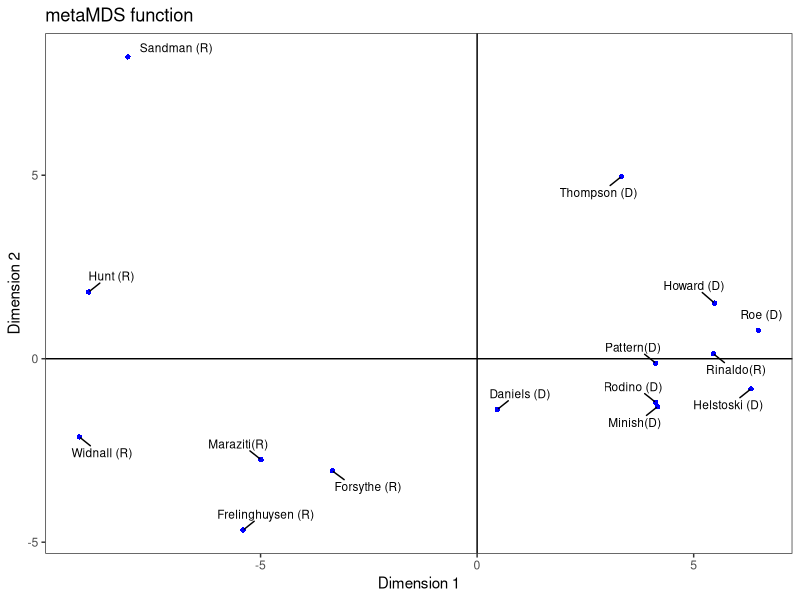
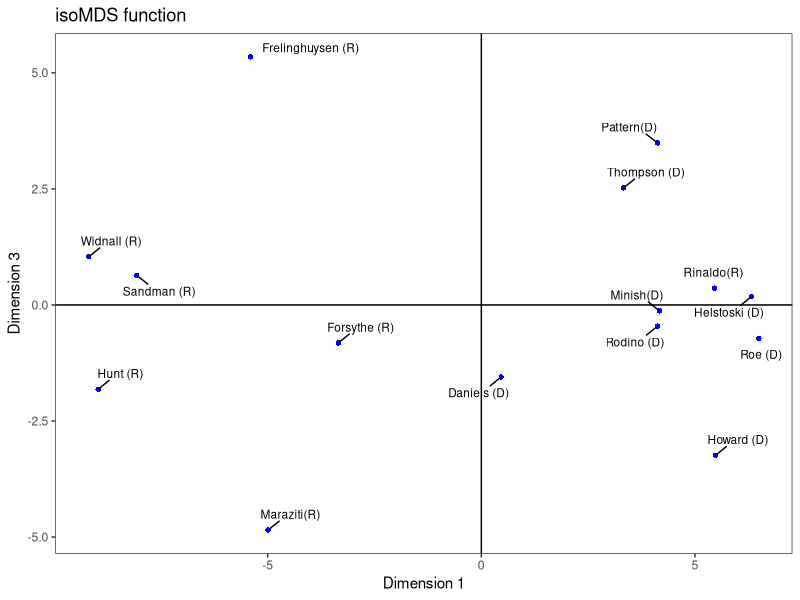
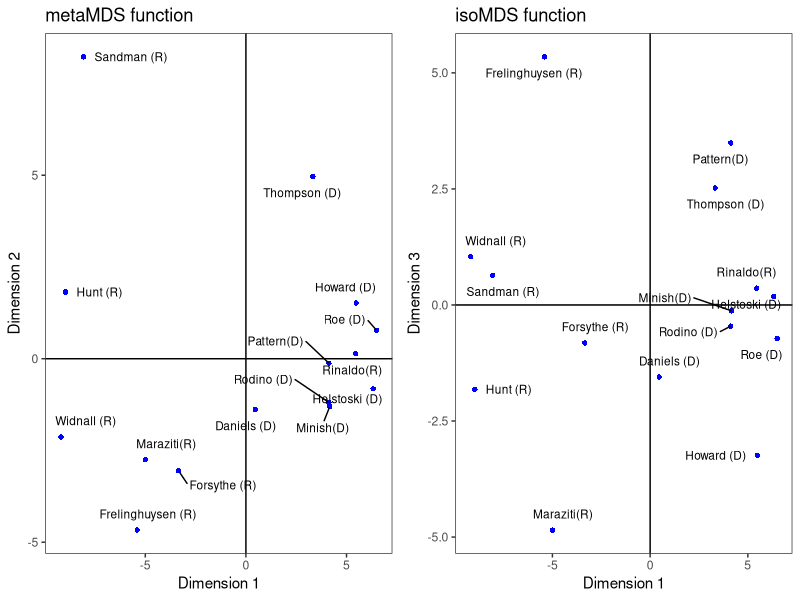

Source code (R) for these figures, in order:
#' # Carregar pacotes
library(vegan)    # EMD
library(ggplot2)  # Gráficos
library(ggrepel)  # Ajuste nos graficos
library(gridExtra) # Exibicao dos graficos

#' # Carregar dados
Congmen <- read.csv("Voting NJ Congressmen.csv",header=TRUE,row.names=1)
attach(Congmen)

#' # Convertendo os dados em matriz
Vote.mat <- as.matrix(Congmen) 
colnames(Vote.mat) <- rownames(Vote.mat)
dist.Vote <- as.dist(Vote.mat)
dist.Vote   

# Realizacao do Escalonamento Multidimensional, sendo "k" o numero de dimensoes
(MDSdim2Vote.meta <- metaMDS(dist.Vote, k=2, autotransform=FALSE))
(stress.dim2 <- MDSdim2Vote.meta$stress)

(MDSdim3Vote.meta <- metaMDS(dist.Vote, k=3, autotransform=FALSE))
(stress.dim3 <- MDSdim3Vote.meta$stress)

(MDSdim4Vote.meta <- metaMDS(dist.Vote, k=4, autotransform=FALSE))
(stress.dim4 <- MDSdim4Vote.meta$stress)

scores.sites3 <- scores(MDSdim3Vote.meta, display="sites")



# Gráfico de Dimensão 1 vs Dimensão 2
p1 <- ggplot(data = as.data.frame(scores.sites3), aes(x = NMDS1, y = NMDS2, label = rownames(scores.sites3))) +
  geom_point(color = "blue", shape = 16) +
  geom_text_repel(size = 3, box.padding = 0.5) +
  labs(x = "Dimension 1", y = "Dimension 2", title = "metaMDS function") +
  # theme_minimal() +
  geom_hline(yintercept = 0) +
  geom_vline(xintercept = 0)+
  theme_test()

p1

# Gráfico de Dimensão 1 vs Dimensão 3
p2 <- ggplot(data = as.data.frame(scores.sites3), aes(x = NMDS1, y = NMDS3, label = rownames(scores.sites3))) +
  geom_point(color = "blue", shape = 16) +
  geom_text_repel(size = 3, box.padding = 0.5) +
  labs(x = "Dimension 1", y = "Dimension 3", title = "isoMDS function") +
  # theme_minimal() +
  geom_hline(yintercept = 0) +
  geom_vline(xintercept = 0)+
  theme_test()
p2

# Mostrar os gráficos lado a lado
grid.arrange(p1, p2, nrow = 1)


detach(Congmen) 